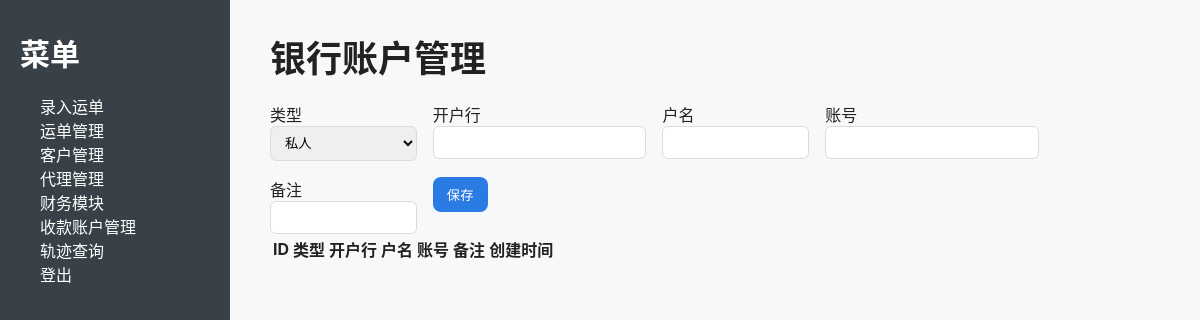
The app's page /bank_accounts (signed in), older data.
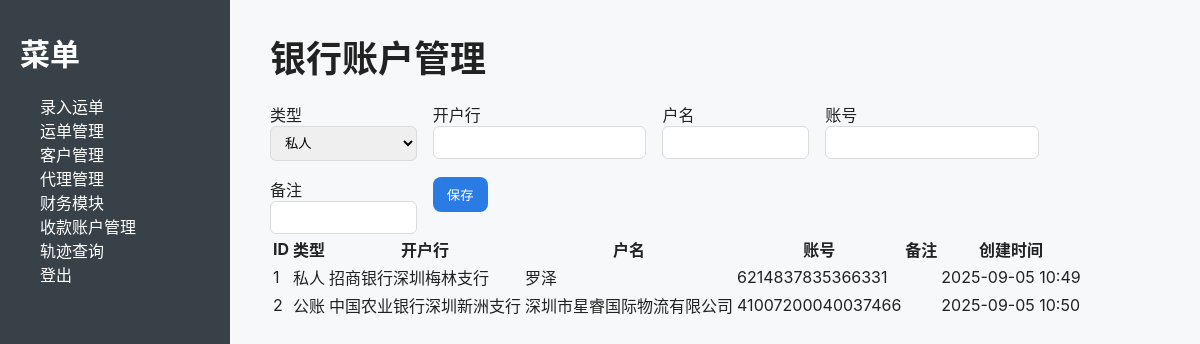
The same page, newer data.
### models.py (models this page shows)
class TimestampMixin:
    created_at = db.Column(db.DateTime, default=datetime.utcnow)
    updated_at = db.Column(db.DateTime, default=datetime.utcnow, onupdate=datetime.utcnow)

class BankAccount(db.Model, TimestampMixin):
    __tablename__ = "bank_account"
    id = db.Column(db.Integer, primary_key=True)
    account_type = db.Column(db.String(20), default="private")  # private=私人, public=公账
    bank_name = db.Column(db.String(200), nullable=False)       # 开户行
    account_name = db.Column(db.String(200), nullable=False)    # 户名
    account_no = db.Column(db.String(200), nullable=False)      # 账号
    is_default = db.Column(db.Boolean, default=False)           # 导出时默认使用
    remark = db.Column(db.String(500))

### views.py (the view, shortened to what this page needs)
@views.route("/bank_accounts", methods=["GET", "POST"])
@login_required
def bank_accounts():
    accounts = BankAccount.query.all()
    return render_template("bank_accounts.html", accounts=accounts)

### app.py (called while the page is built)
@login_manager.user_loader
def load_user(user_id):
    try:
        return User.query.get(int(user_id))
    except Exception:
        return None

### templates/bank_accounts.html (shortened to what this page needs)
{% extends "base.html" %}
{% block content %}
<div class="container mt-4">
    <h2>银行账户管理</h2>
    <form method="POST" class="row g-3 mb-4">
        <div class="col-md-2">
            <label class="form-label">类型</label>
            <select name="account_type" class="form-select">
                <option value="private">私人</option>
            </select>
        </div>
        <div class="col-md-3">
            <label class="form-label">开户行</label>
            <input type="text" name="bank_name" class="form-control" required>
        </div>
        <div class="col-md-2">
            <label class="form-label">户名</label>
            <input type="text" name="account_name" class="form-control" required>
        </div>
        <div class="col-md-3">
            <label class="form-label">账号</label>
            <input type="text" name="account_no" class="form-control" required>
        </div>
        <div class="col-md-2">
            <label class="form-label">备注</label>
            <input type="text" name="remark" class="form-control">
        </div>
        <div class="col-12">
            <button class="btn btn-primary">保存</button>
        </div>
    </form>
    <table class="table table-striped">
        <thead>
            <tr>
                <th>ID</th>
                <th>类型</th>
                <th>开户行</th>
                <th>户名</th>
                <th>账号</th>
                <th>备注</th>
                <th>创建时间</th>
            </tr>
        </thead>
        <tbody>
            {% for acc in accounts %}
            <tr>
                <td>{{ acc.id }}</td>
                <td>{{ "私人" if acc.account_type == "private" else "公账" }}</td>
                <td>{{ acc.bank_name }}</td>
                <td>{{ acc.account_name }}</td>
                <td>{{ acc.account_no }}</td>
                <td>{{ acc.remark or "" }}</td>
                <td>{{ acc.created_at.strftime("%Y-%m-%d %H:%M") }}</td>
            </tr>
            {% endfor %}
        </tbody>
    </table>
</div>
{% endblock %}

### templates/base.html (shortened to what this page needs)
<!doctype html>
<html>
<head>
  <link rel="stylesheet" href="{{ url_for('static', filename='css/style.css') }}">
</head>
<body>
  <div class="layout">
    <aside class="sidebar">
      <h2>菜单</h2>
      <ul>
        <li><a href="{{ url_for('views.add_shipment') }}">录入运单</a></li>
        <li><a href="{{ url_for('views.shipments') }}">运单管理</a></li>
        <li><a href="{{ url_for('views.customers') }}">客户管理</a></li>
        <li><a href="{{ url_for('views.agents') }}">代理管理</a></li>
        <li><a href="{{ url_for('views.finance') }}">财务模块</a></li>
        <li><a href="{{ url_for('views.bank_accounts') }}">收款账户管理</a></li>
        <li><a href="{{ url_for('views.track') }}">轨迹查询</a></li>
        <li><a href="{{ url_for('views.logout') }}">登出</a></li>
      </ul>
    </aside>
    <main class="main">
      {% block content %}{% endblock %}
    </main>
  </div>
</body>
</html>

### static/css/style.css (style rules this page uses)
body { margin: 0; font-family: -apple-system, Helvetica, Arial, "PingFang SC", "Noto Sans CJK SC", sans-serif; color:#222; background:#f7f8f9; }
.layout { display:flex; min-height:100vh; }
.sidebar { width:230px; background:#374147; color:#fff; padding:30px 20px; box-sizing:border-box; }
.sidebar h2 { margin-top:0; font-size:30px; }
.sidebar ul { padding-left: 20px; }
.sidebar a { color:#fff; text-decoration:none; }
.main { flex:1; padding:30px 40px; box-sizing:border-box; }
h2 { font-size:36px; margin-top:0; margin-bottom:20px; }
.form-control, .form-select { width:100%; padding:8px 10px; border-radius:6px; border:1px solid #dcdcdc; box-sizing:border-box; }
.btn { padding:8px 14px; border-radius:8px; border:0; cursor:pointer; }
.btn-primary { background:#2b7be4; color:#fff; }
.row { display:flex; gap:20px; flex-wrap:wrap; }
.col-md-2 { width:16.5%; }
.col-md-3 { width:24%; }
.g-3 { gap:16px; }
ul { list-style: none; padding-left: 0; }

Row changes from the older to the newer data that the page shows:
added BankAccount: id "1", account_type "私人", bank_name "招商银行深圳梅林支行", account_name "罗泽", account_no "6214837835366331", created_at "2025-09-05 10:49"
added BankAccount: id "2", account_type "公账", bank_name "中国农业银行深圳新洲支行", account_name "深圳市星睿国际物流有限公司", account_no "41007200040037466", created_at "2025-09-05 10:50"
